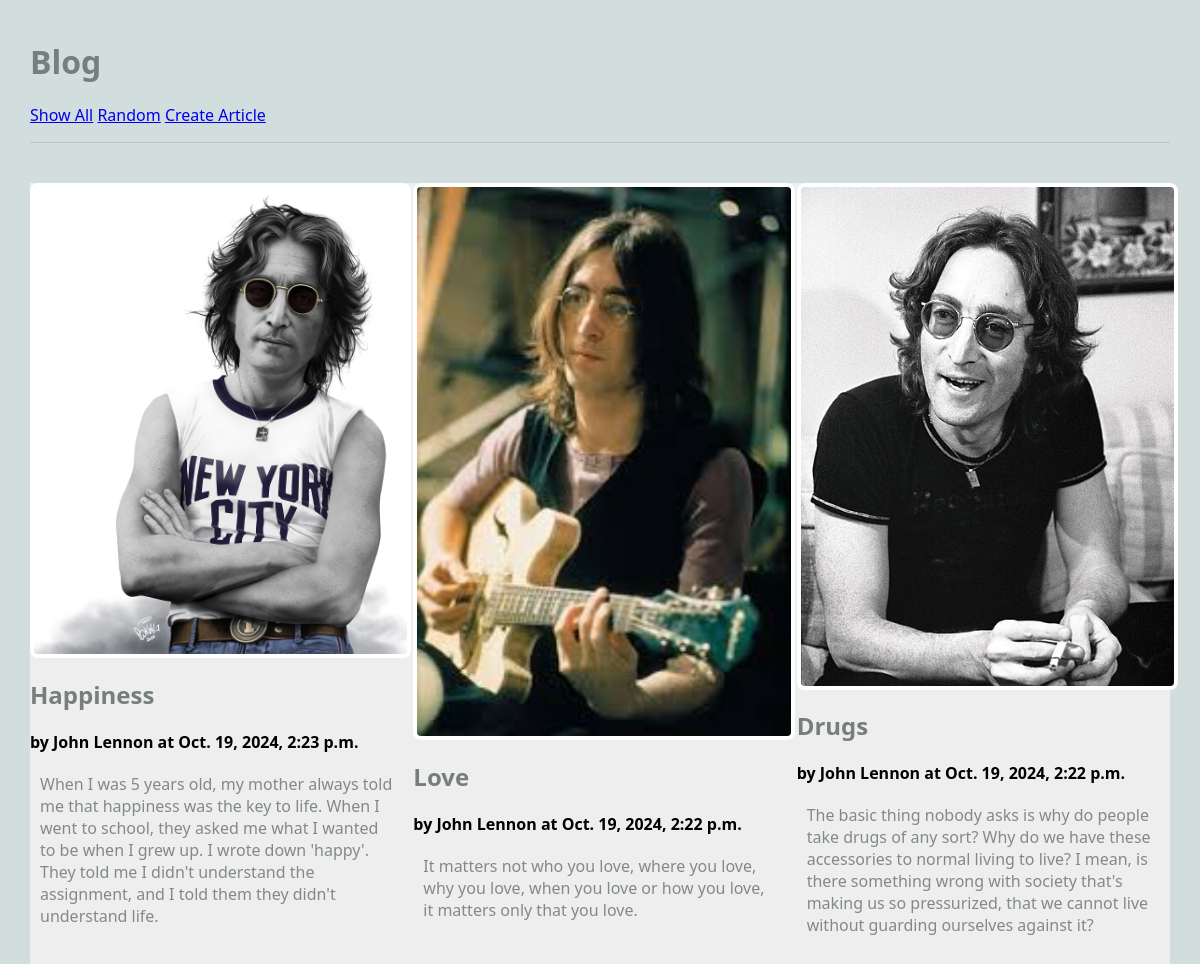
The app's page /blog/show_all (upper part), older data.
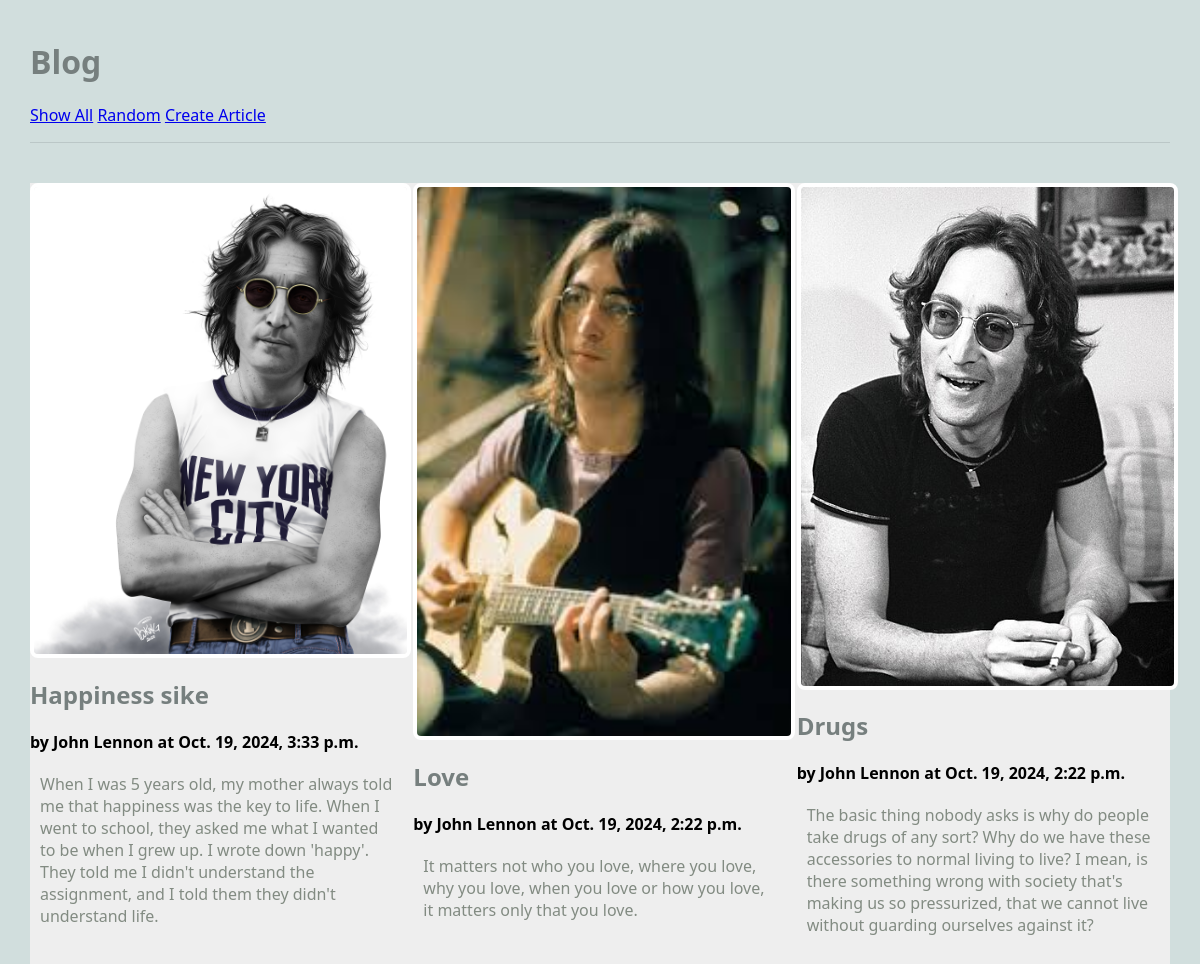
The same page, newer data.
### blog/models.py (models this page shows, shortened)
class Article(models.Model):
    title = models.TextField(blank=False)
    author = models.TextField(blank=False)
    text = models.TextField(blank=False)
    published = models.DateTimeField(auto_now=True)
    image_file = models.ImageField(blank=True)

### blog/views.py (the view)
# urls.py: path('show_all', ShowAllView.as_view(), name='show_all'),
class ShowAllView(ListView):
    model = Article
    template_name = 'blog/show_all.html'
    context_object_name = 'articles'

### blog/templates/blog/show_all.html (shortened to what this page needs)
{% extends 'blog/base.html' %}
{% block content %}
<main class="grid-container">
    {% for a in articles %}
    <article>
        {% if a.image_file.url %}
        <a href="{% url 'article' a.pk %}">
            <img src="{{a.image_file.url}}" alt="{{a.image_file.url}}">
        </a>
        {% endif %}
        <div>
        <h2>{{a.title}}</h2>
        <strong>by {{a.author}} at {{a.published}}</strong>
        <p>
        {{a.text}}
        </p>
        </div>
    </article>
    {% endfor %}
</main>
{% endblock %}

### blog/templates/blog/base.html (shortened to what this page needs)
{% load static %}
<html>
    <head>
        <link rel="stylesheet" href="{% static 'styles-blog.css' %}">
    </head>
    <body>
        <header>
            <h1>Blog</h1>
            <nav>
                <ul>
                    <li><a href="{% url 'show_all' %}">Show All</a></li>
                    <li><a href="{% url 'random' %}">Random</a></li>
                    <li><a href="{% url 'create_article' %}">Create Article</a></li>
                </ul>
            </nav>
        </header>
    {% block content %}
    {% endblock %}
    </body>
</html>

### static/styles-blog.css (style rules this page uses)
body { margin: 30px; background: #d1dedd; font-family:'Segoe UI', Tahoma, Geneva, Verdana, sans-serif; }
ul, li { padding: 0px; list-style-type: none; }
h1, h2, h3 { color: #767f7e; }
p { color: #828b82; }
header { max-width: 1200px; margin: 40px auto; border-bottom: 1px solid #bbc7c7; }
.grid-container { background: #eee; max-width: 900px; display: grid; grid-template-columns: repeat(3, 1fr); grid-gap: 10px; max-width: 1200px; margin: 20px auto; }
article img, article.featured img { width: 100%; border: 4px solid #fff; border-radius: 8px; }
article p, article h3 { margin: 20px 10px; }
nav li { display: inline; }

Row changes from the older to the newer data that the page shows:
changed Article: title "Happiness" → "Happiness sike"; published "Oct. 19, 2024, 2:23 p.m." → "Oct. 19, 2024, 3:33 p.m."
